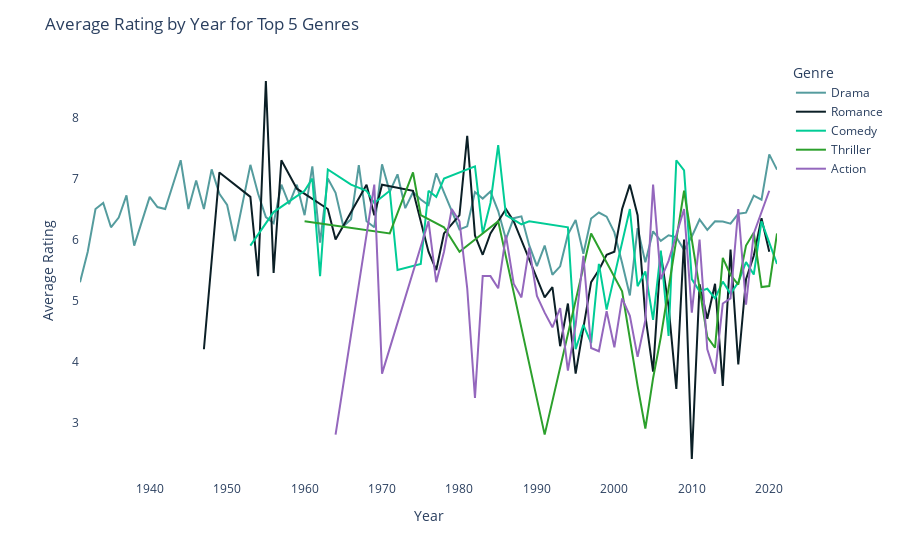

Source (notebook cell):
### Markdown cell above
## Average Rating By Year for Top 5 Genres

### Code cell
# Group data by Year and calculate the average rating
average_rating_by_year = df.groupby(['Year', 'Genre'])['Rating'].mean().reset_index()

# Get the top 5 genres
top_5_genres = df['Genre'].value_counts().head(5).index

# Filter the data to include only the top 5 genres
average_rating_by_year = average_rating_by_year[average_rating_by_year['Genre'].isin(top_5_genres)]

# Create the line plot with Plotly Express
fig = px.line(average_rating_by_year, x='Year', y='Rating', color = "Genre", color_discrete_sequence=['#559C9E', '#0B1F26', '#00CC96','#2ca02c','#9467bd'])

# Customize the layout
fig.update_layout(title='Average Rating by Year for Top 5 Genres', xaxis_title='Year', yaxis_title='Average Rating', xaxis=dict(showgrid=False), yaxis=dict(showgrid=False), plot_bgcolor='white')

# Show the plot
fig.show()

### Figure 1 — Plotly figure (JSON) as saved in the notebook; plotly's stock layout.template omitted (floating-point values rounded to 4 significant figures)
{"data": [{"hovertemplate": "Genre=Drama<br>Year=%{x}<br>Rating=%{y}<extra></extra>", "legendgroup": "Drama", "line": {"color": "#559C9E", "dash": "solid"}, "marker": {"symbol": "circle"}, "mode": "lines", "name": "Drama", "orientation": "v", "showlegend": true, "type": "scatter", "x": [1931, 1932, 1933, 1934, 1935, 1936, 1937, 1938, 1940, 1941, 1942, 1943, 1944, 1945, 1946, 1947, 1948, 1949, 1950, 1951, 1953, 1954, 1955, 1956, 1957, 1958, 1959, 1960, 1961, 1962, 1963, 1964, 1965, 1966, 1967, 1968, 1969, 1970, 1971, 1972, 1973, 1974, 1975, 1976, 1977, 1978, 1979, 1980, 1981, 1982, 1983, 1984, 1985, 1986, 1987, 1988, 1989, 1990, 1991, 1992, 1993, 1994, 1995, 1996, 1997, 1998, 1999, 2000, 2001, 2002, 2003, 2004, 2005, 2006, 2007, 2008, 2009, 2010, 2011, 2012, 2013, 2014, 2015, 2016, 2017, 2018, 2019, 2020, 2021], "xaxis": "x", "y": [5.3, 5.8, 6.5, 6.6, 6.2, 6.36, 6.725, 5.9, 6.7, 6.533, 6.5, 6.9, 7.3, 6.5, 6.967, 6.5, 7.15, 6.75, 6.567, 5.975, 7.225, 6.75, 6.367, 6.267, 6.9, 6.58, 6.9, 6.4, 7.2, 5.95, 7, 6.767, 6.217, 6.333, 7.22, 6.3, 6.2, 7.233, 6.78, 7.07, 6.514, 6.775, 6.657, 6.567, 7.086, 6.771, 6.467, 6.167, 6.217, 6.778, 6.671, 6.787, 6.467, 6.006, 6.35, 6.38, 5.908, 5.564, 5.9, 5.422, 5.56, 6.083, 6.32, 5.767, 6.344, 6.443, 6.375, 6.117, 5.614, 5.083, 6.186, 5.627, 6.135, 5.977, 6.07, 6.037, 5.827, 6.05, 6.329, 6.157, 6.3, 6.295, 6.26, 6.422, 6.44, 6.721, 6.653, 7.396, 7.146], "yaxis": "y"}, {"hovertemplate": "Genre=Romance<br>Year=%{x}<br>Rating=%{y}<extra></extra>", "legendgroup": "Romance", "line": {"color": "#0B1F26", "dash": "solid"}, "marker": {"symbol": "circle"}, "mode": "lines", "name": "Romance", "orientation": "v", "showlegend": true, "type": "scatter", "x": [1947, 1949, 1953, 1954, 1955, 1956, 1957, 1959, 1963, 1964, 1968, 1969, 1970, 1974, 1976, 1977, 1978, 1980, 1981, 1982, 1983, 1984, 1986, 1987, 1991, 1992, 1993, 1994, 1995, 1997, 1998, 1999, 2000, 2001, 2002, 2003, 2004, 2005, 2006, 2007, 2008, 2009, 2010, 2011, 2012, 2013, 2014, 2015, 2016, 2017, 2018, 2019, 2020], "xaxis": "x", "y": [4.2, 7.1, 6.7, 5.4, 8.6, 5.45, 7.3, 6.833, 6.5, 6, 6.9, 6.4, 6.9, 6.8, 5.8, 5.5, 6.1, 6.4, 7.7, 6.067, 5.75, 6.1, 6.5, 6.3, 5.05, 5.22, 4.25, 4.95, 3.8, 5.3, 5.5, 5.75, 5.8, 6.5, 6.9, 6.4, 4.75, 3.833, 5.767, 4.9, 3.55, 6, 2.4, 5.267, 4.7, 5.275, 3.6, 5.833, 3.95, 5.35, 5.733, 6.35, 5.8], "yaxis": "y"}, {"hovertemplate": "Genre=Comedy<br>Year=%{x}<br>Rating=%{y}<extra></extra>", "legendgroup": "Comedy", "line": {"color": "#00CC96", "dash": "solid"}, "marker": {"symbol": "circle"}, "mode": "lines", "name": "Comedy", "orientation": "v", "showlegend": true, "type": "scatter", "x": [1953, 1956, 1960, 1961, 1962, 1963, 1966, 1968, 1969, 1971, 1972, 1975, 1976, 1977, 1978, 1982, 1983, 1984, 1985, 1986, 1988, 1989, 1994, 1995, 1996, 1997, 1998, 1999, 2002, 2003, 2004, 2005, 2006, 2007, 2008, 2009, 2010, 2011, 2012, 2013, 2014, 2015, 2016, 2017, 2018, 2019, 2020, 2021], "xaxis": "x", "y": [5.9, 6.45, 6.8, 7, 5.4, 7.15, 6.9, 6.8, 6.6, 6.8, 5.5, 5.6, 6.8, 6.7, 7, 7.2, 6.1, 6.6, 7.55, 6.4, 6.25, 6.3, 6.2, 4.2, 4.6, 4.3, 5.6, 4.85, 6.5, 5.233, 5.475, 4.683, 5.82, 4.42, 7.3, 7.133, 5.35, 5.15, 5.192, 5.033, 5.31, 5.108, 5.3, 5.629, 5.425, 6.3, 5.95, 5.6], "yaxis": "y"}, {"hovertemplate": "Genre=Thriller<br>Year=%{x}<br>Rating=%{y}<extra></extra>", "legendgroup": "Thriller", "line": {"color": "#2ca02c", "dash": "solid"}, "marker": {"symbol": "circle"}, "mode": "lines", "name": "Thriller", "orientation": "v", "showlegend": true, "type": "scatter", "x": [1960, 1971, 1974, 1975, 1978, 1980, 1985, 1991, 1997, 2000, 2001, 2003, 2004, 2005, 2006, 2009, 2012, 2013, 2014, 2015, 2016, 2017, 2018, 2019, 2020, 2021], "xaxis": "x", "y": [6.3, 6.1, 7.1, 6.4, 6.2, 5.8, 6.3, 2.8, 6.1, 5.4, 5.15, 3.6, 2.9, 3.725, 4.4, 6.8, 4.4, 4.225, 5.7, 5.42, 5.26, 5.9, 6.112, 5.22, 5.237, 6.1], "yaxis": "y"}, {"hovertemplate": "Genre=Action<br>Year=%{x}<br>Rating=%{y}<extra></extra>", "legendgroup": "Action", "line": {"color": "#9467bd", "dash": "solid"}, "marker": {"symbol": "circle"}, "mode": "lines", "name": "Action", "orientation": "v", "showlegend": true, "type": "scatter", "x": [1964, 1968, 1969, 1970, 1976, 1977, 1978, 1979, 1980, 1981, 1982, 1983, 1984, 1985, 1986, 1987, 1988, 1989, 1990, 1991, 1992, 1993, 1994, 1995, 1996, 1997, 1998, 1999, 2000, 2001, 2002, 2003, 2004, 2005, 2006, 2007, 2009, 2010, 2011, 2012, 2013, 2014, 2015, 2016, 2017, 2018, 2020], "xaxis": "x", "y": [2.8, 6.1, 6.9, 3.8, 6.3, 5.3, 5.8, 6.5, 6.3, 5.2, 3.4, 5.4, 5.4, 5.2, 6.067, 5.275, 5.05, 5.867, 5.075, 4.8, 4.56, 4.875, 3.85, 4.6, 5.733, 4.22, 4.167, 4.825, 4.233, 5.033, 4.75, 4.075, 4.675, 6.9, 5.35, 5.65, 6.5, 4.8, 6, 4.2, 3.8, 4.95, 5.033, 6.5, 4.933, 6.1, 6.8], "yaxis": "y"}], "layout": {"legend": {"title": {"text": "Genre"}, "tracegroupgap": 0}, "margin": {"t": 60}, "plot_bgcolor": "white", "title": {"text": "Average Rating by Year for Top 5 Genres"}, "xaxis": {"anchor": "y", "domain": [0, 1], "showgrid": false, "title": {"text": "Year"}}, "yaxis": {"anchor": "x", "domain": [0, 1], "showgrid": false, "title": {"text": "Average Rating"}}}}
